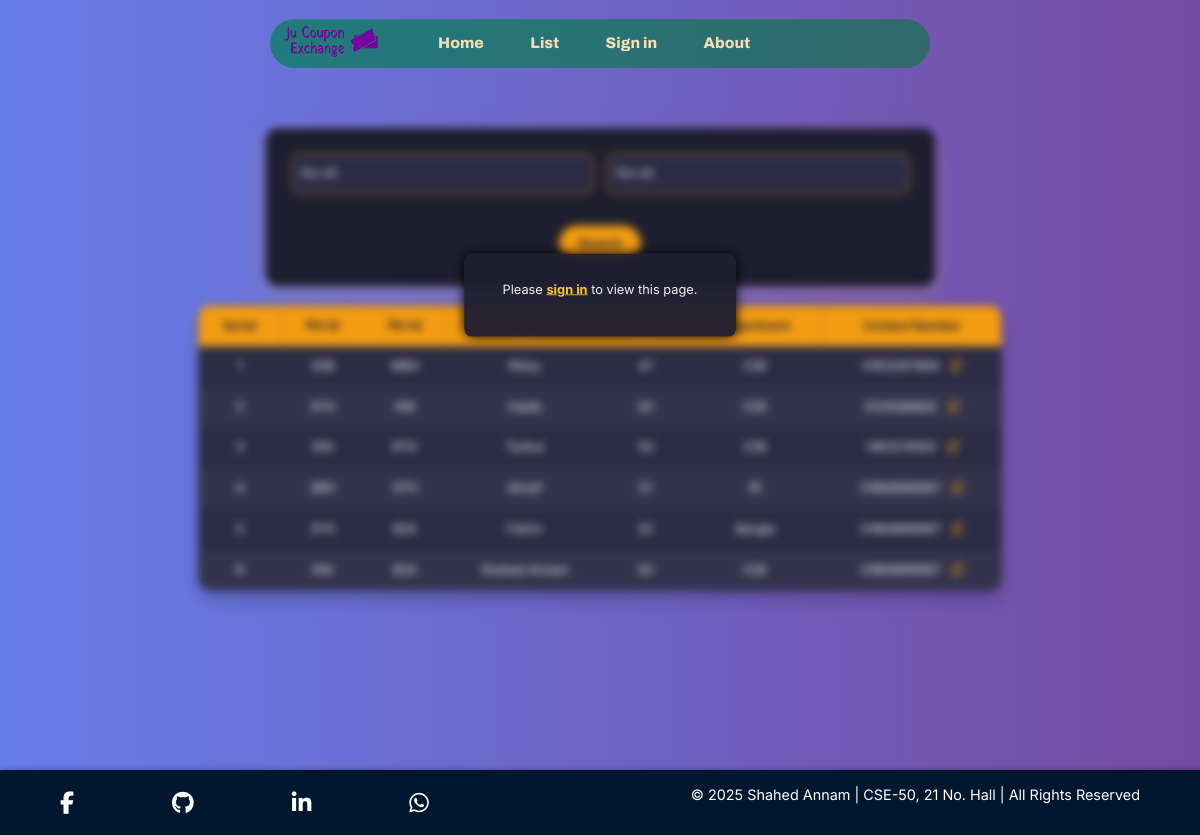
The page /list/ on the database as committed earlier.
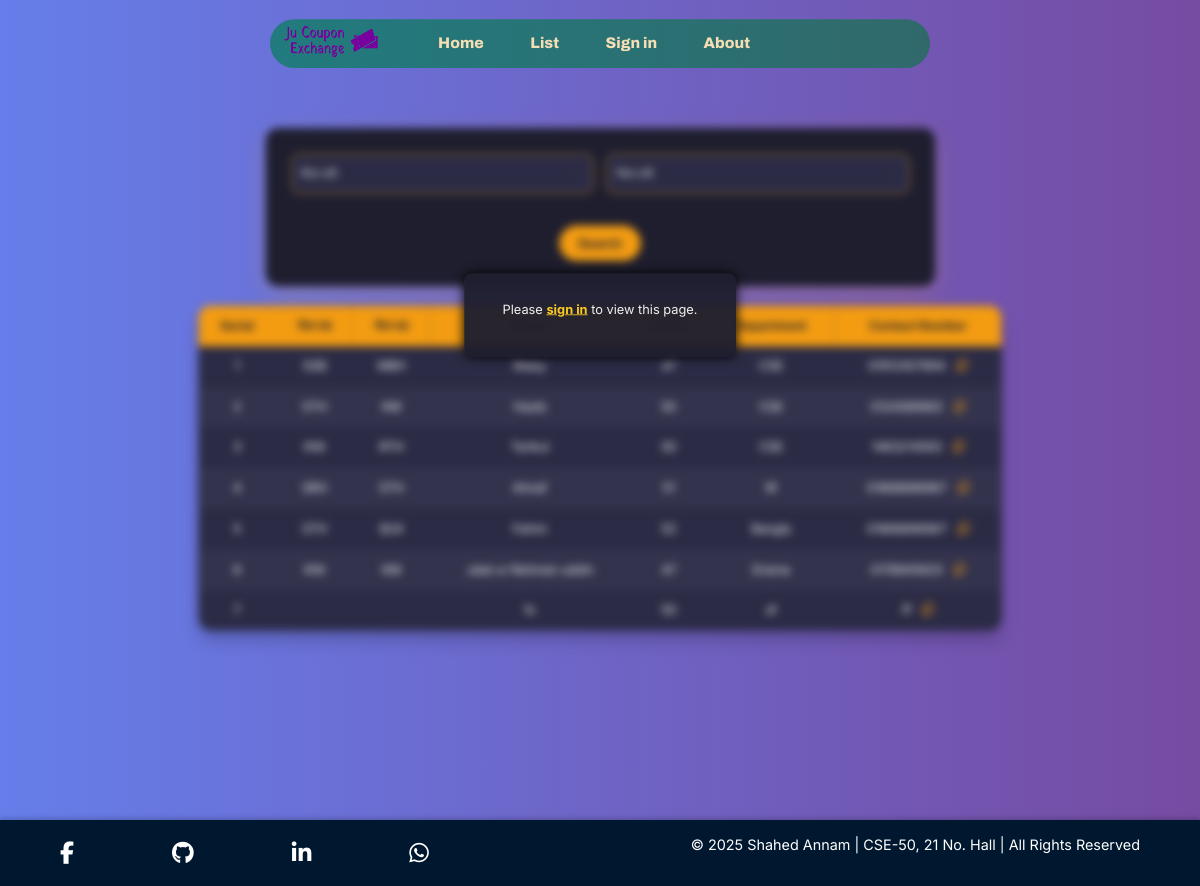
The same page on the database as committed later.
### exchange/models.py (models this page shows, shortened)
class Student(models.Model):
    id = models.AutoField(primary_key=True)
    name  = models.CharField(max_length=50)
    dept = models.CharField(max_length=50)
    batch = models.IntegerField()
    roll = models.IntegerField()
    number = models.CharField(max_length=50)
    message = models.TextField()
    allotedHall = models.CharField(max_length=50)
    desiredHall = models.CharField(max_length=50)
    class Meta:
        unique_together = ('batch', 'roll')

### exchange/views.py (the view)
# urls.py: path('list/',views.list,name='list'),
def list(request):
    alloted_hall_filter = request.GET.get('allotedHall',None)
    desired_hall_filter = request.GET.get('desiredHall',None)
    students = Student.objects.all()
    if alloted_hall_filter:
        students = students.filter(allotedHall=desired_hall_filter)
    if desired_hall_filter:
        students = students.filter(desiredHall=alloted_hall_filter)
    if not request.session.get('is_authenticated'):
        return render(request, 'list.html', {'is_blurred': True,'students': students})
    return render(request, 'list.html', {'students': students})

### exchange/templates/list.html (shortened to what this page needs)
{% extends "basic.html" %}
{% load static %}
{% block head %}
<link rel="stylesheet" href="https://cdnjs.cloudflare.com/ajax/libs/font-awesome/6.5.0/css/all.min.css">
<link rel="stylesheet" href="{% static 'styleList.css' %}">
{% endblock %}
{% block body %}
<div id="content" class="{% if is_blurred %}blurred{% endif %}">
    <form action="/list/" class="container w-75">
        <div class="row g-3">
            <div class="col-md-6">
                <select class="form-select" name="allotedHall" id="allotedHall">
                    <option value="">দিতে চাই</option>
                </select>
            </div>
            <div class="col-md-6">
                <select class="form-select" name="desiredHall" id="desiredHall">
                    <option value="">নিতে চাই</option>
                </select>
            </div>
            <div class="col-12 text-center">
                <button type="submit" class="btn btn-primary">Search</button>
            </div>
        </div>
    </form>
    <table class="styled-table mt-4">
        <thead>
            <tr>
                <th>Serial</th>
                <th>নিতে চায়</th>
                <th>দিতে চায়</th>
                <th>Name</th>
                <th>Batch</th>
                <th>Department</th>
                <th>Contact Number</th>
            </tr>
        </thead>
        <tbody>
            {% for student in students %}
            <tr>
                <td>{{ forloop.counter }}</td>
                <td>{{ student.desiredHall }}</td>
                <td>{{ student.allotedHall }}</td>
                <td>{{ student.name }}</td>
                <td>{{ student.batch }}</td>
                <td>{{ student.dept }}</td>
                <td>
                    {{ student.number }}
                    <i class="fa-regular fa-copy copy-icon" onclick="copyToClipboard('{{ student.number }}', this)" title="Copy"></i>
                </td>
            </tr>
            {% empty %}
            <tr><td colspan="7" class="text-center">No matching coupon requests right now.
                Stay tuned! <br> New requests are added frequently. Please check again shortly.</td></tr>
            {% endfor %}
        </tbody>
    </table>
</div>
{% if not request.session.is_authenticated %}
<div class="overlay">
    <p>Please <a href="/loginForm">sign in</a> to view this page.</p>
</div>
{% endif %}
{% endblock %}

### exchange/templates/basic.html (shortened to what this page needs)
{% load static %}
<!DOCTYPE html>
<html lang="en">
  <head>
    <link href="https://cdn.jsdelivr.net/npm/bootstrap@5.0.2/dist/css/bootstrap.min.css" rel="stylesheet" />
    <link rel="stylesheet" href="https://cdnjs.cloudflare.com/ajax/libs/font-awesome/6.4.2/css/all.min.css" />
    <link rel="stylesheet" href="{% static 'styleBasic.css' %}" />
    {% block head %} {% endblock %}
  </head>
  <body>
    <div class="homecontainer">
      <nav class="navbar">
        <ul class="navbar-nav">
          <li class="nav-item">
            <a class="navbar-brand" href="/"><img class="img-fluid" src="{% static '/images/ju-coupon-exchange-high-resolution-logo-transparent.png' %}" alt="logo img" /></a>
          </li>
          <li class="nav-item">
            <a class="nav-link" aria-current="page" href="/">Home</a>
          </li>
          <li class="nav-item">
            <a class="nav-link" href="/list">List</a>
          </li>
          <li class="nav-item">
            {% if request.session.is_authenticated %}
               <a class="nav-link" href="/loginForm">Dashboard</a>
            {% else %}
              <a class="nav-link" href="/loginForm">Sign in</a>
            {% endif %}
         </li>
          <li class="nav-item">
            <a class="nav-link" href="/about">About</a>
          </li>
        </ul>
      </nav>
      <div class="container">
        {% block body %}
        {% endblock %}
      </div>
    </div>
    <footer>
      <div class="footer-container">
        <div class="social-icons">
          <a href="https://www.facebook.com/shahedannam.7" target="_blank" class="social-link"><i class="fa-brands fa-facebook-f"></i></a>
          <a href="https://github.com/ShahedAnnam" target="_blank" class="social-link"><i class="fa-brands fa-github"></i></a>
          <a href="https://www.linkedin.com/in/shahed-annam-a35130308/" target="_blank" class="social-link"><i class="fa-brands fa-linkedin-in"></i></a>
          <a href="https://wa.me/01868896967" target="_blank" class="social-link"><i class="fa-brands fa-whatsapp"></i></a>
        </div>
        <p class="footer-text">© 2025 Shahed Annam | CSE-50, 21 No. Hall | All Rights Reserved</p>
      </div>
    </footer>
  </body>
</html>

### exchange/static/styleBasic.css (style rules this page uses)
.homecontainer { transform: scale(0.8); transform-origin: top left; width: 125%; height: 125%; }
.navbar { background: linear-gradient(90deg, #217b7e, rgb(49, 105, 107)); padding: 0.5em 10em 0.5em 1em; width: 55%; margin: auto; border-radius: 3em; position: fixed; top: 1.5em; left: 50%; transform: translateX(-50%); }
.navbar-nav { width: 90%; display: flex; flex-direction: row; justify-content: space-between; }
.navbar .nav-link { color: wheat !important; font-size: 1.2rem; font-family: "Archivo", 'Poppins'; font-weight: 800; transition: color 0.3s ease; }
.navbar-brand img { width: 6em; height: 2em; }
footer { background-color: rgb(0, 24, 47); color: #ffffff; text-align: center; padding: 1em 0; font-size: 14px; width: 100%; bottom: 0; left: 0; right: 0; box-shadow: 0 -2px 5px rgba(0, 0, 0, 0.2); position: relative; z-index: 1; }
.footer-container { display: flex; justify-content: space-between; align-items: center; width: 90%; margin: auto; max-width: 1200px; }
.social-icons { display: flex; gap: 7em; }
.social-link { color: white; font-size: 1.4rem; transition: 0.3s ease; }
.footer-text { margin-left: auto; font-size: 0.9rem; }

### exchange/static/styleList.css (style rules this page uses)
body { font-family: 'Inter', sans-serif; background: linear-gradient(to right, #667eea, #764ba2); color: #f0f0f0; margin: 0; padding: 0; min-height: 100vh; }
#content { padding-top: 10rem; }
.container.w-75 { background: #1e1e2f; border-radius: 16px; box-shadow: 0 10px 30px rgba(243, 156, 18, 0.2); padding: 2rem; color: #fff; position: relative; z-index: 1; }
.form-select { padding: 12px; font-size: 1rem; border-radius: 10px; border: 1px solid #f39c12; background-color: #2b2b45; color: #fff; }
.btn-primary { background: #f39c12; color: #1e1e2f; font-weight: 700; border-radius: 30px; padding: 10px 24px; margin: 1.5rem auto 0; display: block; border: none; transition: all 0.3s ease; }
.styled-table { width: 90%; margin: 2rem auto; border-collapse: collapse; border-radius: 16px; overflow: hidden; font-size: 0.95rem; background: #2b2b45; color: #fff; box-shadow: 0 12px 20px rgba(0, 0, 0, 0.2); }
.styled-table thead { background-color: #f39c12; color: #1e1e2f; text-align: center; }
.styled-table th, .styled-table td { padding: 14px 16px; text-align: center; }
.styled-table tbody tr:nth-child(even) { background-color: #33334d; }
.copy-icon { margin-left: 10px; color: #f39c12; cursor: pointer; font-size: 1rem; transition: 0.3s ease; }
.blurred { filter: blur(5px); pointer-events: none; }
.overlay { position: fixed; top: 50%; left: 50%; transform: translate(-50%, -50%); background: rgba(30, 30, 47, 0.95); color: #f0f0f0; padding: 2rem 3rem; border-radius: 10px; z-index: 1000; text-align: center; box-shadow: 0 0 15px #000; }
.overlay a { color: #f9ca24; font-weight: bold; text-decoration: underline; }

Rows that differ between the two databases and show on the page:
removed Student: desiredHall "KNI", allotedHall "B24", name "Shahed Annam", batch "50", dept "CSE", number "01868896967"
added Student: desiredHall "KNI", allotedHall "KM", name "Jalal ur Rahman uddin", batch "47", dept "Drama", number "0178945623"
added Student: name "fs", batch "50", dept "sf", number "ff"
